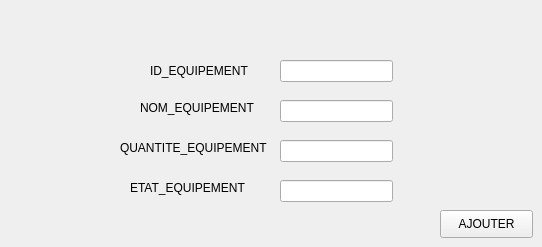
      <widget class="QWidget" name="tab_34">
       <attribute name="title">
        <string>Ajouter </string>
       </attribute>
       <widget class="QLabel" name="label_92">
        <property name="geometry">
         <rect>
          <x>150</x>
          <y>60</y>
          <width>101</width>
          <height>21</height>
         </rect>
        </property>
        <property name="text">
         <string>ID_EQUIPEMENT</string>
        </property>
       </widget>
       <widget class="QLabel" name="label_93">
        <property name="geometry">
         <rect>
          <x>140</x>
          <y>100</y>
          <width>121</width>
          <height>16</height>
         </rect>
        </property>
        <property name="text">
         <string>NOM_EQUIPEMENT</string>
        </property>
       </widget>
       <widget class="QLabel" name="label_94">
        <property name="geometry">
         <rect>
          <x>120</x>
          <y>140</y>
          <width>151</width>
          <height>16</height>
         </rect>
        </property>
        <property name="text">
         <string>QUANTITE_EQUIPEMENT</string>
        </property>
       </widget>
       <widget class="QLabel" name="label_95">
        <property name="geometry">
         <rect>
          <x>130</x>
          <y>180</y>
          <width>131</width>
          <height>16</height>
         </rect>
        </property>
        <property name="text">
         <string>ETAT_EQUIPEMENT</string>
        </property>
       </widget>
       <widget class="QLineEdit" name="le_ide">
        <property name="geometry">
         <rect>
          <x>280</x>
          <y>60</y>
          <width>113</width>
          <height>22</height>
         </rect>
        </property>
       </widget>
       <widget class="QLineEdit" name="le_nome">
        <property name="geometry">
         <rect>
          <x>280</x>
          <y>100</y>
          <width>113</width>
          <height>22</height>
         </rect>
        </property>
       </widget>
       <widget class="QLineEdit" name="le_quantitee">
        <property name="geometry">
         <rect>
          <x>280</x>
          <y>140</y>
          <width>113</width>
          <height>22</height>
         </rect>
        </property>
       </widget>
       <widget class="QLineEdit" name="le_etate">
        <property name="geometry">
         <rect>
          <x>280</x>
          <y>180</y>
          <width>113</width>
          <height>22</height>
         </rect>
        </property>
       </widget>
       <widget class="QPushButton" name="ajout_eq">
        <property name="geometry">
         <rect>
          <x>440</x>
          <y>210</y>
          <width>93</width>
          <height>28</height>
         </rect>
        </property>
        <property name="text">
         <string>AJOUTER</string>
        </property>
       </widget>
      </widget>
